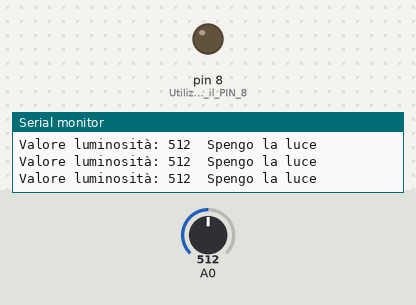
This sketch was run on a simulated Arduino Uno, built with avr-gcc and run on an emulated ATmega328P. On the bench: output pins drawn as LEDs (lit = HIGH), the last lines printed to the serial monitor. The test bench sets the inputs (shaded band); at power-on: A0 = 512.

Above: at 1.2 s.
1.3 s: A0 set to 488
At 2.2 s:
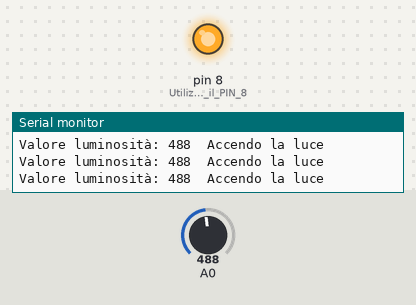
2.9 s: A0 set to 510
At 3.6 s:
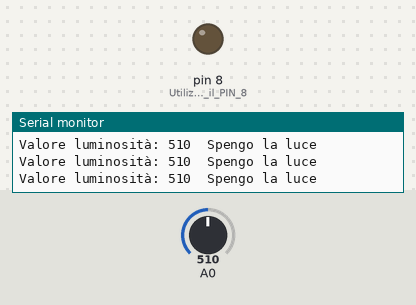
4.5 s: A0 set to 490
At 5.0 s:
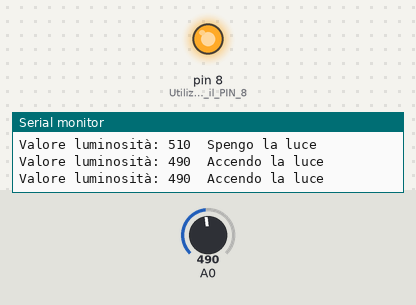
Timing chart, 0 to 7.5 s (numbered marks = the images above; inputs shaded):
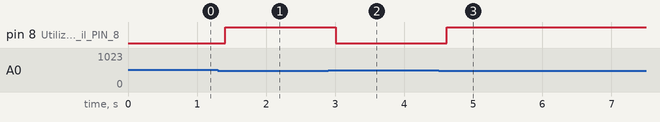

The sketch:

InterruttoreCrepuscolare.ino
```cpp
/***************************************************
 *    ESEMPIO INTERRUTTORE CREPUSCOLARE
 *
 *
 *    Author: Stefano Capezzone
 *    Version: 1.0
 *    Corso Arduino e OLTRE
 *
 */

void setup() {
  pinMode(8,OUTPUT); // Utilizziamo il PIN 8, ma lo sketch può essere modificato per funzionare su qualunque PIN
  Serial.begin(9600);
}

void loop() {
  int valore;
  valore = analogRead(A0);
  Serial.print("Valore luminosità: ");
  Serial.print(valore);
  Serial.print("\t");

  // Modificare il test in base al proprio circuito e alle prove di lettura
  if (valore < 500) {
    Serial.println("Accendo la luce");
    digitalWrite(8,HIGH);
  }
  else {
    Serial.println("Spengo la luce");
    digitalWrite(8,LOW);
  }
  delay(200);
}
```

Measured:
- the behaviour switches between 500 and 499 on A0 (found by bisection; images 0 and 1)
- after the input at 1.3 s, pin 8 (Utilizziamo_il_PIN_8): LOW → HIGH after 0.10 s
- after the input at 2.9 s, pin 8 (Utilizziamo_il_PIN_8): HIGH → LOW after 0.11 s
- after the input at 4.5 s, pin 8 (Utilizziamo_il_PIN_8): LOW → HIGH after 0.11 s
